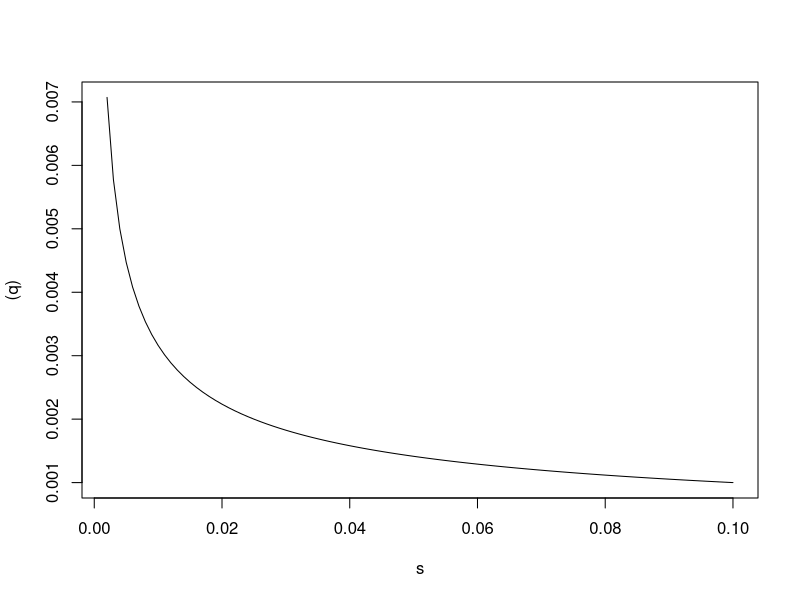
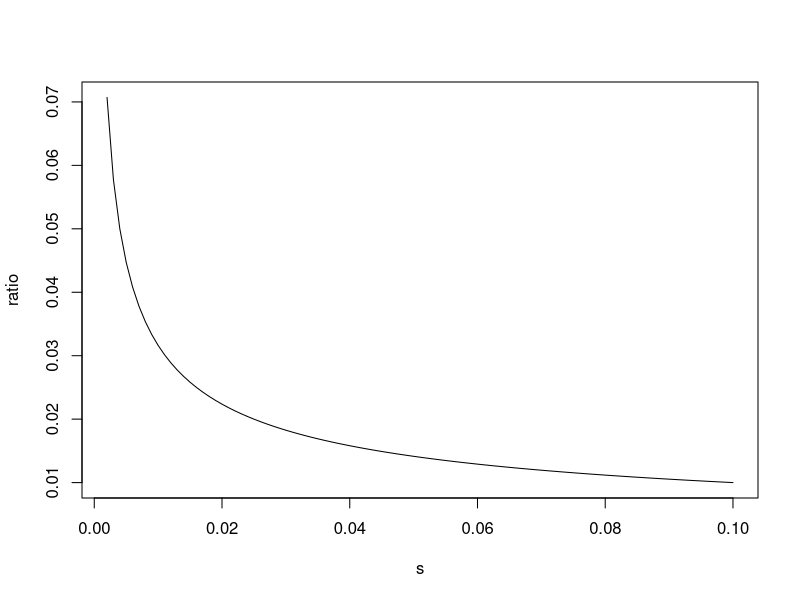
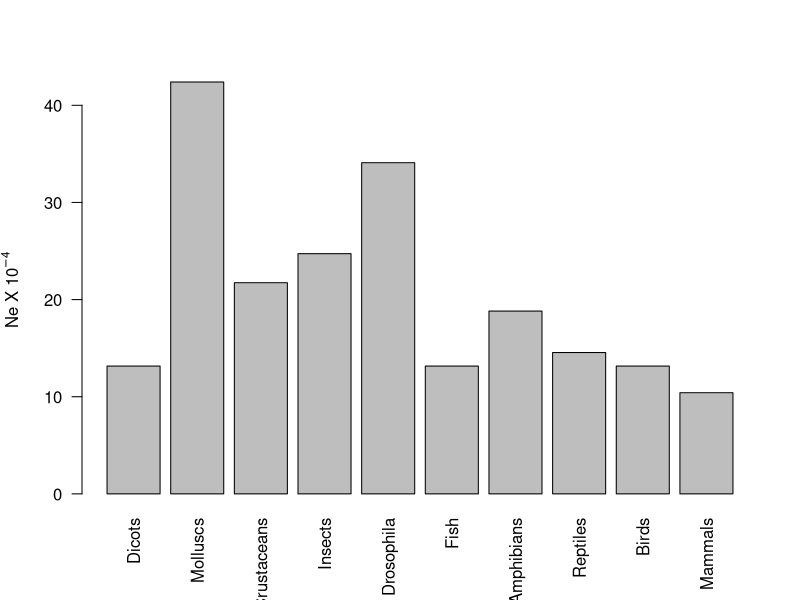
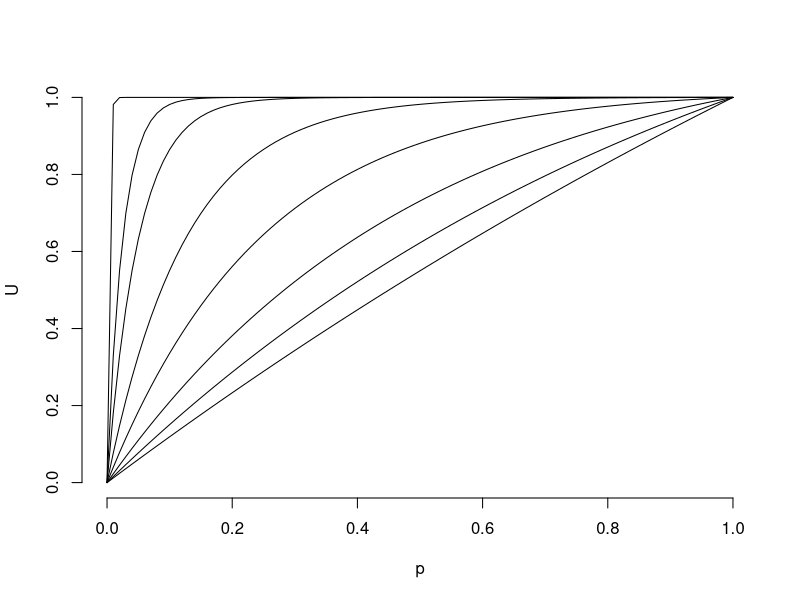
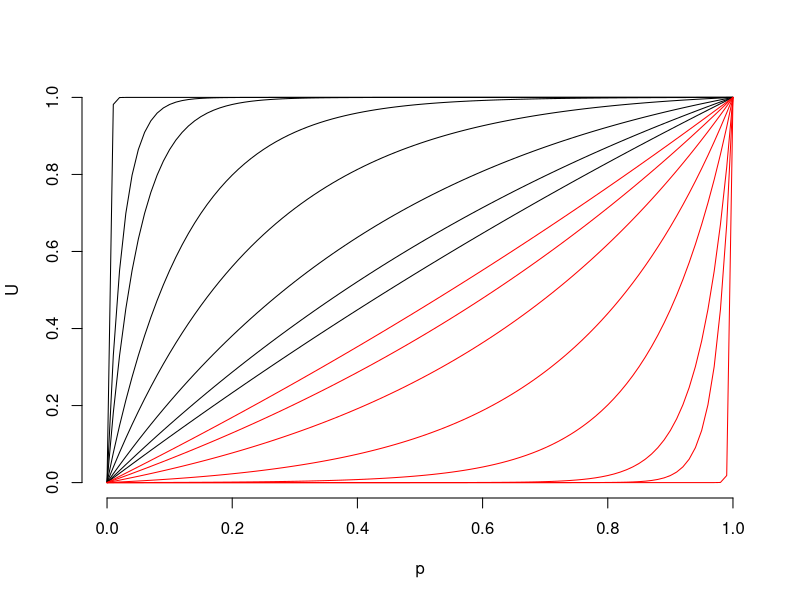
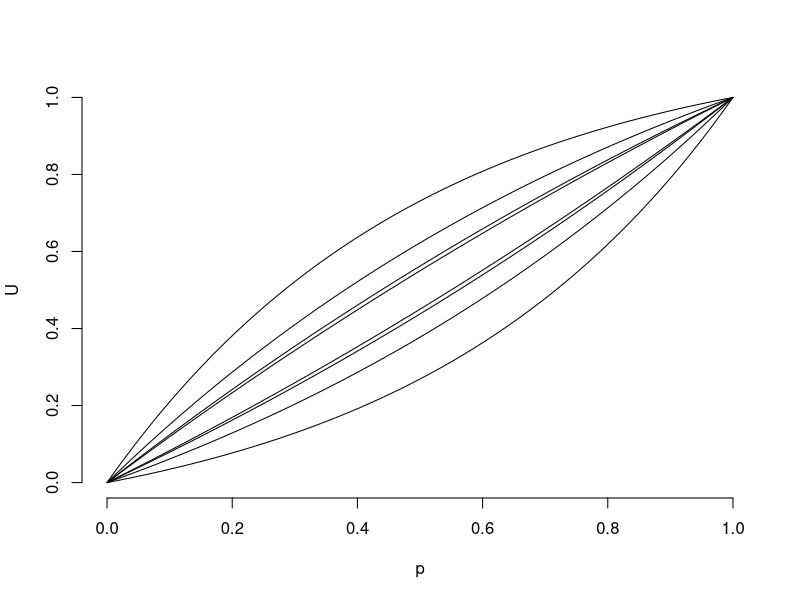
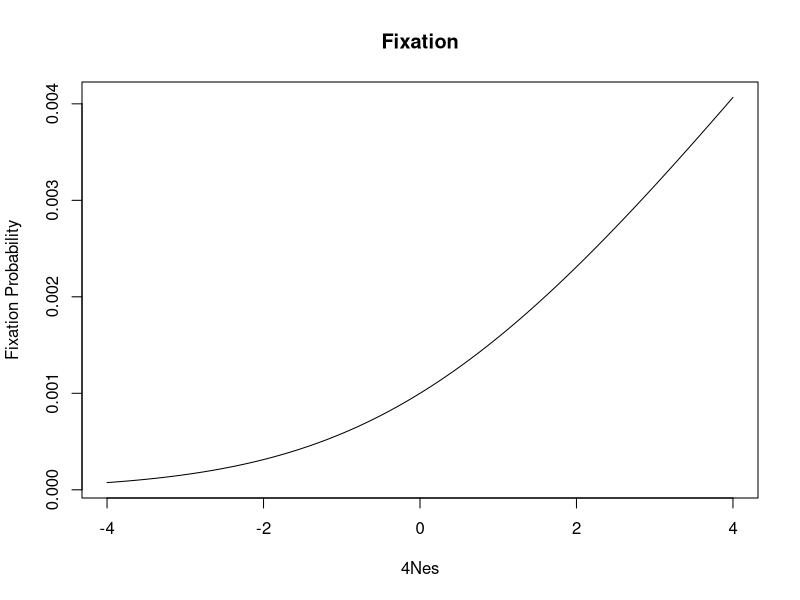
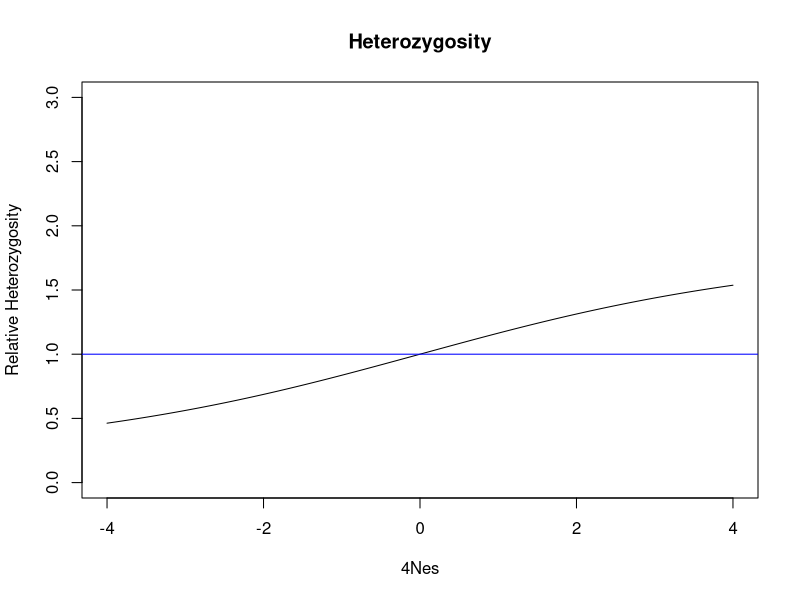

Source code (R) for these figures, in order:
## ---- chunk 1
genos.n <-c(25374,5482,67)
genos.f <-genos.n/sum(genos.n)
p <-genos.f[1]+.5*genos.f[2]
genos.exp <-c(p^2,2*p*(1-p),(1-p)^2)
genos.f; genos.exp
## ---- chunk 2
embryos.n <-genos.exp*40000
w <-genos.n/embryos.n
w
## ---- chunk 3
w <- w/max(w)
w
## ---- chunk 4

w2 <-genos.f/genos.exp
w2 <-w2/max(w2)
w2
## ---- chunk 5
s <- 1-w[1]
t <-1-w[3]
s;t
## ---- chunk 6
u <-10^-7
s <-.01
q1 <-sqrt(u/s)
q1
## ---- chunk 7
par(mfrow=c(1,1))
s <-seq(.002,.1,.001)
q <-sqrt(u/s)
plot(s,(q),typ="l")
## ---- chunk 8
h=.1
s <-.01
q2 <-(u/(h*s))
q2
## ---- chunk 9
q2/q1
## ---- chunk 10
s <-seq(.002,.1,.001)
q1 <-sqrt(u/s)
q2 <-u/(h*s)
plot(s,q2/q1,type="l",xlab="s",ylab="ratio")
## ---- chunk 11
Ne=function(H,u){
F <- 1-H
num <- (1/F)-1
denom <-4*u
Ne <-num/denom
Ne
}

Ne(.1,10^-7*20)
## ---- chunk 12
taxa <-c("Dicots","Molluscs","Crustaceans","Insects","Drosophila","Fish","Amphibians", "Reptiles", "Birds", "Mammals")
H <-c(.05,.145,.08,.09,.12,.05,.07,.055,.05,.04)
Ntax <-sapply(H,Ne,u=10^-7)
barplot(Ntax/10000,names.arg=taxa,las=2,ylab=expression("Ne X 10"^-4))
## ---- chunk 13
s <-c(0,.01,.02,.05,.1,.2,.5,1)
p1 <-(2*s)/(1+s)^2
p2 <- 2*s
round(cbind(s,p1,p2),4)
## ---- chunk 14
pret=p1[2] # probability of survival 
mean.alleles <-(1+.01)^1000 # given survival, number of alleles after 1000 generations
mean.alleles
## ---- chunk 15
1-pret
## ---- chunk 16
mean.alleles/pret
## ---- chunk 17
fix.p <-function(Ns,cl="black"){
p <-seq(0,1,.01)

U <-(1-exp(-4*Ns*p))/(1-exp(-4*Ns))
lines(p,U,col=cl)
}
blank <- function() plot(0,bty='n',pch='',xlab='p',ylab='U', xlim =c(0,1),ylim=c(0,1))
## ---- chunk 18
blank()
N <-c(10,25,50,100,200,500,1000,10000)
s=.01
Ns <-N*s
x <-sapply(Ns,fix.p)
Ns
## ---- chunk 19
blank()
x <-sapply(Ns,fix.p)
Ns <--Ns
x <-sapply(Ns,fix.p, cl="red")
## ---- chunk 20
blank()
Ns2 <-c(-.5,-.25,-.125,-.1,.1,.125,.25,.5)
x <-sapply(Ns2,fix.p)
## ---- chunk 21
Ns2 <-c(seq(-1,-.01,.01),seq(.01,1,.01))

U2 <-(1-exp(-4*Ns2*.001))/(1-exp(-4*Ns2))
plot(4*Ns2,U2,type="l", xlab="4Nes",ylab="Fixation Probability",main="Fixation")                           
## ---- chunk 22

het <-(2*(4*Ns2-1+exp(-4*Ns2)))/(4*Ns2*(1-exp(-4*Ns2)))

plot(4*Ns2,het,type="l",ylim=c(0,3),ylab="Relative Heterozygosity", xlab="4Nes",main="Heterozygosity")
abline(h=1,col="blue")
## ---- chunk 23
plot.new()
par(mfrow=c(1,1))
U2.norm <-U2/.001
plot(4*Ns2,U2.norm,type="l",col="red", main="Fixation Probability and Heterozygosity",xlab="4Ns",ylab="Relative to Neutral")
lines(4*Ns2,het,col="blue")
abline(v=0)
abline(h=1)
